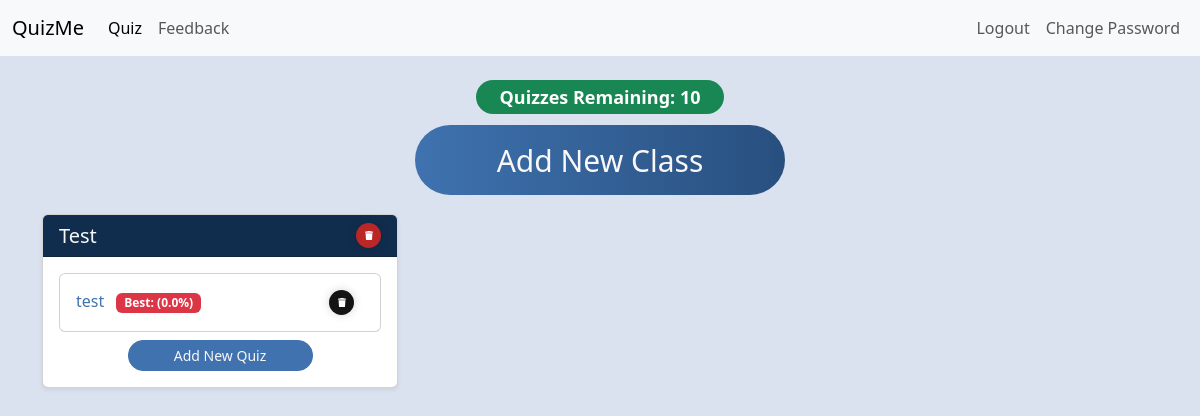
The app's page /quiz-selector (signed in), older data.
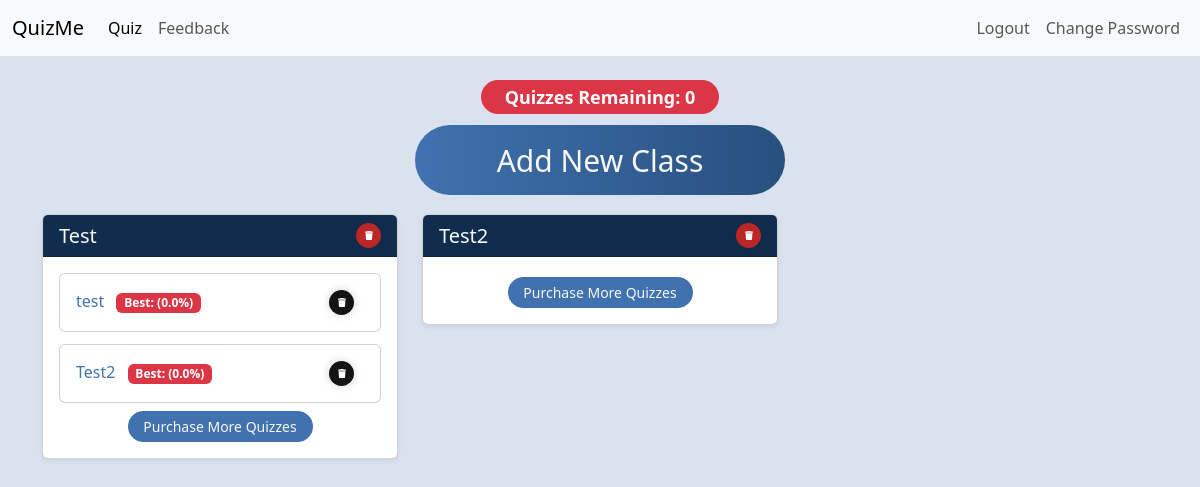
The same page, newer data.
### main.py (models this page shows)
class User(UserMixin, db.Model):
    __tablename__ = "users"
    id: Mapped[int] = mapped_column(Integer, primary_key=True)
    email: Mapped[str] = mapped_column(String(100), unique=True)
    password: Mapped[str] = mapped_column(String(100))
    name: Mapped[str] = mapped_column(String(100))
    premium_level: Mapped[int] = mapped_column(Integer)
    date_of_signup: Mapped[Date] = mapped_column(Date)
    end_date_premium: Mapped[Date] = mapped_column(Date)
    points: Mapped[int] = mapped_column(Integer)
    quiz_count: Mapped[int] = mapped_column(Integer)

class ClassList(db.Model):
    __tablename__ = "class_list"
    id: Mapped[int] = mapped_column(Integer, primary_key=True)
    user_id: Mapped[int] = mapped_column(Integer, db.ForeignKey("users.id"))
    class_name: Mapped[str] = mapped_column(String(250), unique=False, nullable=False)

class Quiz(db.Model):
    __tablename__ = "quizzes"
    id: Mapped[int] = mapped_column(Integer, primary_key=True)
    user_id: Mapped[int] = mapped_column(Integer, db.ForeignKey("users.id"))
    quiz_json: Mapped[str] = mapped_column(JSON())
    title: Mapped[str] = mapped_column(String())
    class_name: Mapped[str] = mapped_column(String(250), unique=False, nullable=False)
    total_questions: Mapped[int] = mapped_column(Integer)
    best_score: Mapped[int] = mapped_column(Integer)

### main.py (the view)
@app.route('/quiz-selector', methods=["GET", "POST"])
def quiz_selector():
    form = NoteInput()
    if not current_user.is_authenticated:
        return redirect(url_for('login'))
    elif current_user.is_authenticated:
        class_list = ClassList.query.filter_by(user_id=current_user.id).all()
    quizzes = Quiz.query.filter_by(user_id=current_user.id).all()
    return render_template("quiz_selector.html", form=form, class_list=class_list, quizzes=quizzes)

### main.py (called while the page is built)
@login_manager.user_loader
def load_user(user_id):
    return db.get_or_404(User, user_id)

### templates/quiz_selector.html (shortened to what this page needs)
{% include "header.html" %}
{% block content %}
<div class="container mt-4">
    <div class="text-center mb-3">
        <div class="quiz-counter">
            <h4 class="mb-3">
                <span class="badge {% if current_user.quiz_count >= 1 and current_user.quiz_count <= 5  %}bg-warning{% elif current_user.quiz_count ==0 %}bg-danger{% else %}bg-success{% endif %} rounded-pill px-4 py-2">
                    Quizzes Remaining: {{ current_user.quiz_count }}
                </span>
            </h4>
        </div>
        <button type="button" class="create_class_button" data-bs-toggle="modal" data-bs-target="#addClassModal">
            Add New Class
        </button>
    </div>
    {%if not current_user.is_authenticated%}
        <div class="text-center mt-4">
            <h3 class="mb-4">Please login to view your quizzes</h3>
        </div>
    {% else %}
        {% if class_list %}
            <div class="row">
            {% for class in class_list %}
            <div class="col-md-4 mb-4">
                <div class="card shadow-sm">
                    <div class="card-header d-flex justify-content-between align-items-center">
                        <h5 class="card-title mb-0">{{ class.class_name }}</h5>
                        <div class="d-flex gap-2">
                            <form action="{{ url_for('delete_class', class_name=class.class_name) }}" method="POST" onsubmit="return confirm('Are you sure you want to delete this class?');" class="m-0">
                                <button type="submit" class="delete_class_button" aria-label="Delete class">
                                    <svg viewBox="0 0 448 512" class="svgIcon">
                                        <path d="M135.2 17.7L128 32H32C14.3 32 0 46.3 0 64S14.3 96 32 96H416c17.7 0 32-14.3 32-32s-14.3-32-32-32H320l-7.2-14.3C307.4 6.8 296.3 0 284.2 0H163.8c-12.1 0-23.2 6.8-28.6 17.7zM416 128H32L53.2 467c1.6 25.3 22.6 45 47.9 45H346.9c25.3 0 46.3-19.7 47.9-45L416 128z" />
                                    </svg>
                                </button>
                            </form>
                        </div>
                    </div>
                    <div class="card-body">
                        {% set class_quizzes = quizzes|selectattr('class_name', 'equalto', class.class_name)|list %}
                        {% if class_quizzes %}
                            <div class="row g-2">
                                {% for quiz in class_quizzes %}
                                <div class="col-12 mb-1">
                                    <div class="card">
                                        <div class="card-body">
                                            <div class="d-flex justify-content-between align-items-center">
                                                <h6 class="card-title mb-0">
                                                    <a href="{{ url_for('quiz', quiz_id=quiz.id) }}" class="text-decoration-none">
                                                        {{ quiz.title }}
                                                    </a>
                                                        <span class="badge {% if (quiz.best_score / quiz.total_questions * 100)|round == 100 %}bg-success{% else %}bg-danger{% endif %} ms-2">Best: ({{ (quiz.best_score / quiz.total_questions * 100)|round }}%)</span>
                                                </h6>
                                                <form action="{{ url_for('delete_quiz', quiz_id=quiz.id) }}" method="POST" onsubmit="return confirm('Are you sure you want to delete this quiz?');">
                                                    <button type="submit" class="delete_quiz_button" aria-label="Delete quiz">
                                                        <svg viewBox="0 0 448 512" class="svgIcon">
                                                            <path d="M135.2 17.7L128 32H32C14.3 32 0 46.3 0 64S14.3 96 32 96H416c17.7 0 32-14.3 32-32s-14.3-32-32-32H320l-7.2-14.3C307.4 6.8 296.3 0 284.2 0H163.8c-12.1 0-23.2 6.8-28.6 17.7zM416 128H32L53.2 467c1.6 25.3 22.6 45 47.9 45H346.9c25.3 0 46.3-19.7 47.9-45L416 128z" />
                                                        </svg>
                                                    </button>
                                                </form>
                                            </div>
                                        </div>
                                    </div>
                                </div>
                                {% endfor %}
                            </div>
                            {% if current_user.quiz_count > 0 %}
                            <div class="text-center mt-1">
                                <button type="button" class="add_quiz_button btn btn-sm btn-primary" data-bs-toggle="modal" data-bs-target="#createQuizModal" data-class-name="{{ class.class_name }}">
                                    Add New Quiz
                                </button>
                            </div>
                            {% else %}
                            <div class="text-center mt-1">
                                <a href="{{ url_for('price_page') }}" class="add_quiz_button btn btn-sm btn-primary">
                                    Purchase More Quizzes
                                </a>
                            </div>
                            {% endif %}
                        {% else %}
                        {% if current_user.quiz_count > 0 %}
                        <div class="text-center mt-1">
                            <button type="button" class="add_quiz_button btn btn-sm btn-primary" data-bs-toggle="modal" data-bs-target="#createQuizModal" data-class-name="{{ class.class_name }}">
                                Add New Quiz
                            </button>
                        </div>
                        {% else %}
                        <div class="text-center mt-1">
                            <a href="{{ url_for('price_page') }}" class="add_quiz_button btn btn-sm btn-primary">
                                Purchase More Quizzes
                            </a>
                        </div>
                        {% endif %}
                        {% endif %}
                    </div>
                </div>
            </div>
            {% endfor %}
        </div>
    {% else %}
        <div class="text-center mt-4">
            <h3 class="mb-4">No Classes Added Yet</h3>
            <p>Click the button above to add your first class!</p>
        </div>
    {% endif %}
    {% endif %}
</div>
{% endblock %}

### templates/header.html (shortened to what this page needs)
<!doctype html>
<html lang="en" data-bs-theme="auto">
  <head><script src="../assets/js/color-modes.js"></script>
    <link rel="stylesheet" href="https://cdn.jsdelivr.net/npm/@docsearch/css@3">
    <link href="static/css/bootstrap.min.css" rel="stylesheet">
    <link href="https://cdn.jsdelivr.net/npm/bootstrap@5.3.3/dist/css/bootstrap.min.css" rel="stylesheet">
    <link rel="stylesheet" href="static/css/style.css"/>
<nav class="navbar navbar-expand-lg bg-body-tertiary">
  <div class="container-fluid">
    <a class="navbar-brand">QuizMe</a>
    <div class="collapse navbar-collapse" id="navbarNav">
      <ul class="navbar-nav">
        <li class="nav-item">
          <a class="nav-link active" aria-current="page" href="{{url_for('quiz_selector') }}">Quiz</a>
        </li>
        <li class="nav-item">
          <a class="nav-link" href="{{url_for('feedback') }}">Feedback</a>
        </li>
      </ul>
      <ul class="navbar-nav ms-auto">
        {% if current_user.is_authenticated: %}
        <li class="nav-item">
          <a class="nav-link" href="{{url_for('logout') }}">Logout</a>
        </li>
        <li class="nav-item">
          <a class="nav-link" href="{{url_for('change_password') }}">Change Password</a>
        </li>
        {%endif%}
      </ul>
    </div>
  </div>
</nav>

### static/css/style.css (style rules this page uses)
:root { --primary-color: #F9F7F7; --secondary-color: #DBE2EF; --tertiary-color: #3F72AF; --quaternary-color: #112D4E; }

Row changes from the older to the newer data that the page shows:
changed User: quiz_count "10" → "0"
computed for ClassList "Test": text "Add New Quiz" → "Purchase More Quizzes"
added Quiz: title "Test2", (quiz.best_score/quiz.total_questions*100)|round "0.0", shown under ClassList "Test"
added ClassList: class_name "Test2"
